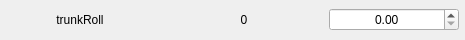
                      <widget class="QFrame" name="frame_45">
                       <property name="minimumSize">
                        <size>
                         <width>465</width>
                         <height>40</height>
                        </size>
                       </property>
                       <property name="maximumSize">
                        <size>
                         <width>465</width>
                         <height>40</height>
                        </size>
                       </property>
                       <property name="frameShape">
                        <enum>QFrame::NoFrame</enum>
                       </property>
                       <property name="frameShadow">
                        <enum>QFrame::Sunken</enum>
                       </property>
                       <layout class="QHBoxLayout" name="horizontalLayout_44">
                        <property name="spacing">
                         <number>5</number>
                        </property>
                        <property name="leftMargin">
                         <number>0</number>
                        </property>
                        <property name="topMargin">
                         <number>0</number>
                        </property>
                        <property name="rightMargin">
                         <number>5</number>
                        </property>
                        <property name="bottomMargin">
                         <number>0</number>
                        </property>
                        <item>
                         <widget class="QLabel" name="label_87">
                          <property name="minimumSize">
                           <size>
                            <width>158</width>
                            <height>0</height>
                           </size>
                          </property>
                          <property name="maximumSize">
                           <size>
                            <width>158</width>
                            <height>16777215</height>
                           </size>
                          </property>
                          <property name="text">
                           <string>trunkRoll</string>
                          </property>
                          <property name="alignment">
                           <set>Qt::AlignCenter</set>
                          </property>
                         </widget>
                        </item>
                        <item>
                         <widget class="QLabel" name="label_88">
                          <property name="minimumSize">
                           <size>
                            <width>158</width>
                            <height>0</height>
                           </size>
                          </property>
                          <property name="maximumSize">
                           <size>
                            <width>158</width>
                            <height>16777215</height>
                           </size>
                          </property>
                          <property name="text">
                           <string>0</string>
                          </property>
                          <property name="alignment">
                           <set>Qt::AlignCenter</set>
                          </property>
                         </widget>
                        </item>
                        <item>
                         <widget class="QDoubleSpinBox" name="doubleSpinBox_41">
                          <property name="minimumSize">
                           <size>
                            <width>130</width>
                            <height>0</height>
                           </size>
                          </property>
                          <property name="maximumSize">
                           <size>
                            <width>130</width>
                            <height>16777215</height>
                           </size>
                          </property>
                          <property name="styleSheet">
                           <string notr="true"/>
                          </property>
                          <property name="alignment">
                           <set>Qt::AlignCenter</set>
                          </property>
                         </widget>
                        </item>
                       </layout>
                      </widget>
